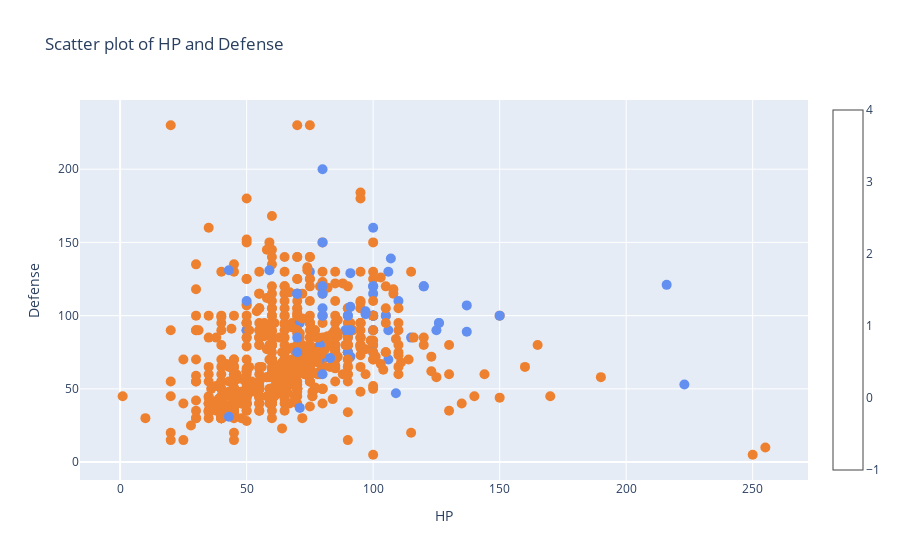

Notebook code cell kept with this figure:
### Code cell
def stat_correlation(stat1, stat2):
    data = go.Scatter(
        # TODO: Which is x?
        x=pokemon[stat1],

        # TODO: Which is y?
        y=pokemon[stat2],

        # TODO: lines, markers, or text
        mode='markers',
        marker=dict(
            size=10,
            # TODO: See Color Schemes PNG
            colorscale='Viridis',

            # TODO: Color by third stat in scale?
            # color=pokemon["speed"],

            # TODO: How would you take this third stat as a function input?

            # TODO: Specify marker color
            color=color_list,

            showscale=True
        ),
        text=pokemon['name']
    )

    layout = go.Layout(
        xaxis=dict(
            title=stat1.upper()
        ),
        yaxis=dict(
            title=stat2.title()
        ),
        # TODO: How could we capitalize these?

        showlegend=False,
        title="Scatter plot of {} and {}".format(stat1.upper(), stat2.title())
        # TODO: Same here?
    )

    correlation_stats = go.Figure(data=[data], layout=layout)
    return correlation_stats


iplot(stat_correlation('hp', 'defense'), filename='Stats Correlation')

# TODO: How do we compare different stats?

### Figure 1 — Plotly figure (JSON) as saved in the notebook; plotly's stock layout.template omitted (floating-point values rounded to 4 significant figures; data arrays with more than 128 entries replaced by an {"elided": "..."} marker saying what was removed)
{"data": [{"marker": {"color": {"elided": "801 str values"}, "colorscale": [[0, "#440154"], [0.1111, "#482878"], [0.2222, "#3e4989"], [0.3333, "#31688e"], [0.4444, "#26828e"], [0.5556, "#1f9e89"], [0.6667, "#35b779"], [0.7778, "#6ece58"], [0.8889, "#b5de2b"], [1, "#fde725"]], "showscale": true, "size": 10}, "mode": "markers", "text": {"elided": "801 str values"}, "type": "scatter", "x": {"elided": "801 int values"}, "y": {"elided": "801 int values"}}], "layout": {"showlegend": false, "title": {"text": "Scatter plot of HP and Defense"}, "xaxis": {"title": {"text": "HP"}}, "yaxis": {"title": {"text": "Defense"}}}}
